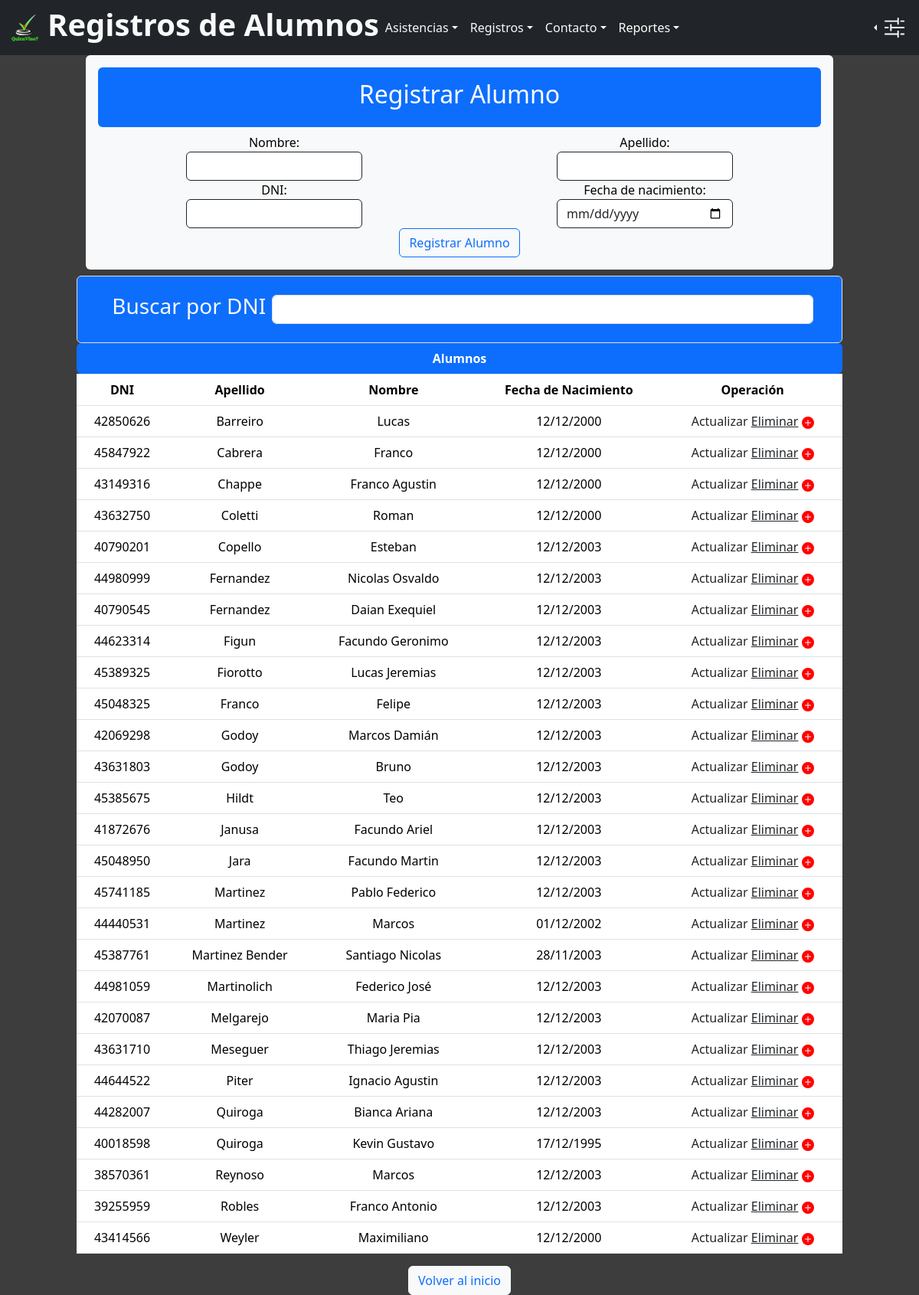
The page /ABM/Alumno/ABM_Alumno.php on the database its author committed.
### tables this page shows
CREATE TABLE IF NOT EXISTS `alumno` (
  `dni` bigint NOT NULL,
  `nombre` varchar(50) NOT NULL,
  `apellido` varchar(50) NOT NULL,
  `fecha_nacimiento` date NOT NULL,
  PRIMARY KEY (`dni`) USING BTREE
);

### BD/conn.php (called while the page is built, shortened)
<?php
class Conexion
{
  private $host = "localhost";
  private $contrasena = "";
  private $bd = "sistemaasistencia";
  private $usuario = "root";
  private $conn;
  public  function __construct()
  {
    $this->conn = new mysqli($this->host, $this->usuario, $this->contrasena, $this->bd);
  }
  public function ejecutar($consulta)
  {
    return $this->conn->query($consulta);
  }
}
?>

### Clases/Alumno.php (called while the page is built, shortened)
<?php
class Alumno extends Persona
{
  public static function listarAlumnos()
  {
    $listarAlumnos = ("SELECT * FROM alumno ORDER BY apellido ASC");
    return $listarAlumnos;
  }
  public static function verificarIngresoAsistencia($consultarDni, $trimmedDate)
  {
    $consultarAsistencia = ("SELECT * FROM alumno as al inner join asistencia as ac on al.dni=ac.dni WHERE ac.dni='$consultarDni' AND fecha_asistencia like '$trimmedDate%'");
    $conectarDB = new Conexion();
    $conectarDB->connect();
    $ejecutar = $conectarDB->ejecutar($consultarAsistencia);
    $fetchRow = $ejecutar->fetch_all();
    if ($fetchRow == NULL) {
      return False;
    } else {
      return True;
    }
  }
}
?>

### ABM/Alumno/ABM_Alumno.php (the view, shortened to what this page needs)
<?php
include("../../../QuienVino/BD/conn.php");
include("../../../QuienVino/Clases/Alumno.php");
?>
<!DOCTYPE html>
<html lang="en">
<head>
  <link rel="stylesheet" href="../../../QuienVino/Resources/css/bootstrap.min.css" />
  <link rel="stylesheet" href="../../../QuienVino/styleIndex.css">
  <link rel="stylesheet" href="../../Resources/css/sweetalert2.min.css">
</head>
<body>
  <nav class="navbar navbar-expand-sm bg-dark navbar-dark">
    <div class="container-fluid">
      <a href="../../../QuienVino/index.php">
        <div class="redondo">
          <img src="../../../QuienVino/Multimedia/logo2.png" class="logo">
        </div>
      </a>
      <div class="d-flex justify-content-end">
        <h1 class="text-light"><b>Registros de Alumnos</b></h1>
      </div>
      <div class="collapse navbar-collapse" id="collapsibleNavbar">
        <ul class="navbar-nav">
          <li class="nav-item dropdown">
            <a class="nav-link dropdown-toggle text-light" href="#" role="button"
              data-bs-toggle="dropdown">Asistencias</a>
          </li>
          <li class="nav-item dropdown text-light">
            <a class="nav-link dropdown-toggle text-light" href="#" role="button"
              data-bs-toggle="dropdown">Registros</a>
          </li>
          <li class="nav-item dropdown ">
            <a class="nav-link dropdown-toggle text-light" href="#" role="button" data-bs-toggle="dropdown">Contacto</a>
          </li>
          <li class="nav-item dropdown">
            <a class="nav-link dropdown-toggle" href="#" role="button" data-bs-toggle="dropdown">Reportes</a>
          </li>
        </ul>
      </div>
      <div class="nav-item dropstart">
        <a class="nav-link dropdown-toggle text-light" href="#" role="button" data-bs-toggle="dropdown"
          aria-expanded="false">
          <img src="../../../QuienVino/Multimedia/sliders2.svg" alt="" class="img-fluid config"
            style="margin-right: 5px;">
        </a>
      </div>
    </div>
  </nav>
  <div class="container col-10">
    <form class="form text-center p-3 mb-2 bg-light text-black col-12 rounded" action="Alta.php" method="POST">
      <div id="textContainer" class="d-flex justify-content-center p-3 mb-2 bg-primary text-white rounded">
        <h2 class="container__title">Registrar Alumno</h2>
      </div>
      <div class="row">
        <div class="col">
          <label for="nombre" class="container__label">Nombre:</label>
          <div class="d-flex justify-content-center"><input type="text"
              class="container__input form-control w-50 border border-dark" name="nombre" id="nombre"></div>
        </div>
        <div class="col"><label for="apellido" class="container__label">Apellido:</label>
          <div class="d-flex justify-content-center "><input type="text"
              class="container__input form-control w-50 border border-dark" name="apellido" id="apellido"></div>
        </div>
      </div>
      <div class="row">
        <div class="col">
          <label for="identificacion" class="container__label">DNI:</label>
          <div class="d-flex justify-content-center"><input type="number"
              class="container__input form-control w-50 border border-dark" name="dni" id="identificacion"></div>
        </div>
        <div class="col">
          <label for="fechado" class="container__label">Fecha de nacimiento:</label>
          <div class="d-flex justify-content-center"><input type="date"
              class="container__input form-control w-50 border border-dark" name="fechaNacimiento" id="fechado"></div>
        </div>
      </div>
      <div class="col-12 text-center">
        <input type="submit" value="Registrar Alumno" class="btn btn-outline-primary">
      </div>
    </form>
  </div>
  <div class="d-flex justify-content-center">
    <div class="col-10 text-center">
      <div class="w-100 position-relative start-0 bg-primary text-light rounded border text-center form-control">
        <div class="d-flex align-items-center justify-content-center p-3 w-100">
          <label for="dni" class="text-left round pr-5">
            <h3 class="text-light mx-2">Buscar por DNI</h3>
          </label>
          <input type="number" name="dni" id="dni" class="form-control w-75 " onkeyup="buscarFetch(this.value)"
            autofocus>
        </div>
      </div>
      <table class="table table-hover" id="vaciar">
        <thead>
          <tr>
            <th colspan="5" class="bg-primary text-white rounded">Alumnos</th>
          </tr>
          <tr>
            <th scope="col">DNI</th>
            <th scope="col">Apellido</th>
            <th scope="col">Nombre</th>
            <th scope="col">Fecha de Nacimiento</th>
            <th scope="col">Operación</th>
          </tr>
        </thead>
        <tbody>
          <?php
          $BD = new Conexion();
          $query = Alumno::listarAlumnos();
          $ejecutar = $BD->ejecutar($query);
          $listado = $ejecutar;
          $obj = $listado->fetch_all();
          if ($obj <> NULL) {
            foreach ($listado as $row) { ?>
              <tr>
                <td>
                  <?php print($row["dni"]); ?>
                </td>
                <td>
                  <?php print($row["apellido"]); ?>
                </td>
                <td>
                  <?php print($row["nombre"]); ?>
                </td>
                <td>
                  <?php
                  $originalDate = $row["fecha_nacimiento"];
                  $newDate = date("d/m/Y", strtotime($originalDate));
                  echo ($newDate);
                  ?>
                </td>
                <td><a href="../../ABM/Alumno/Modificacion.php?dni=<?php echo ($row['dni']) ?>"
                    class="link-dark table__item__modify">Actualizar</a>
                  <a onclick="alumno_eliminar(<?php echo ($row['dni']) ?>)" class="link-dark table__item__link">Eliminar</a>
                  <?php
                  $trimmedDate = date("Y-m-d");
                  $date = date("Y-m-d H:i:s");
                  $verificarFechaAsistencia = Alumno::verificarIngresoAsistencia($row['dni'], $trimmedDate);
                  if ($verificarFechaAsistencia == True) {
                    ?>
                    <img src="../../../QuienVino/Multimedia/check-all.svg" alt="">
                    <?php
                  } else {
                    ?>
                    <a href="../../ABM/Alumno/asistirAlumno.php?dni=<?php echo ($row['dni']) ?>&date=<?php print($date) ?>"
                      class="link-dark table__item__asist"><img src="../../../QuienVino/Multimedia/plus-circle-fill.svg"
                        alt="">
                      <?php
                  }
                  ?>
                </td>
              </tr>
              <?php
            }
          }
          ?>
      </tbody>
      </table>
    </div>
  </div>
  <div class="d-flex justify-content-center">
    <a href="../../../QuienVino/index.php"><button type="button" class="btn btn-light text-primary">Volver al
        inicio</button></a>
  </div>
</body>
</html>

### styleIndex.css (style rules this page uses)
th, td { padding-top: 10px; padding-bottom: 20px; padding-left: 30px; padding-right: 40px; }
.redondo { width: 45px; height: 45px; margin-right: 5px; }
.logo { height: 35px; width: 35px; margin-top: 5px; margin-left: 3px; }
a:link, a:visited, a:active { text-decoration: none; color: white; }
b { text-decoration: none; }
body { background-color: rgb(61, 61, 61); }
html,body { overflow-x: hidden; }
.config { width: 30px; height: 30px; }
.config { filter: invert(100%) url(#color-filter); }

### rows shown on the page
alumno: dni "42850626", apellido "Barreiro", nombre "Lucas", fecha_nacimiento "12/12/2000"
alumno: dni "45847922", apellido "Cabrera", nombre "Franco", fecha_nacimiento "12/12/2000"
alumno: dni "43149316", apellido "Chappe", nombre "Franco Agustin", fecha_nacimiento "12/12/2000"
alumno: dni "43632750", apellido "Coletti", nombre "Roman", fecha_nacimiento "12/12/2000"
alumno: dni "40790201", apellido "Copello", nombre "Esteban", fecha_nacimiento "12/12/2003"
alumno: dni "44980999", apellido "Fernandez", nombre "Nicolas Osvaldo", fecha_nacimiento "12/12/2003"
alumno: dni "40790545", apellido "Fernandez", nombre "Daian Exequiel", fecha_nacimiento "12/12/2003"
alumno: dni "44623314", apellido "Figun", nombre "Facundo Geronimo", fecha_nacimiento "12/12/2003"
alumno: dni "45389325", apellido "Fiorotto", nombre "Lucas Jeremias", fecha_nacimiento "12/12/2003"
alumno: dni "45048325", apellido "Franco", nombre "Felipe", fecha_nacimiento "12/12/2003"
alumno: dni "42069298", apellido "Godoy", nombre "Marcos Damián", fecha_nacimiento "12/12/2003"
alumno: dni "43631803", apellido "Godoy", nombre "Bruno", fecha_nacimiento "12/12/2003"
alumno: dni "45385675", apellido "Hildt", nombre "Teo", fecha_nacimiento "12/12/2003"
alumno: dni "41872676", apellido "Janusa", nombre "Facundo Ariel", fecha_nacimiento "12/12/2003"
alumno: dni "45048950", apellido "Jara", nombre "Facundo Martin", fecha_nacimiento "12/12/2003"
alumno: dni "45741185", apellido "Martinez", nombre "Pablo Federico", fecha_nacimiento "12/12/2003"
alumno: dni "44440531", apellido "Martinez", nombre "Marcos", fecha_nacimiento "01/12/2002"
alumno: dni "45387761", apellido "Martinez Bender", nombre "Santiago Nicolas", fecha_nacimiento "28/11/2003"
alumno: dni "44981059", apellido "Martinolich", nombre "Federico José", fecha_nacimiento "12/12/2003"
alumno: dni "42070087", apellido "Melgarejo", nombre "Maria Pia", fecha_nacimiento "12/12/2003"
alumno: dni "43631710", apellido "Meseguer", nombre "Thiago Jeremias", fecha_nacimiento "12/12/2003"
alumno: dni "44644522", apellido "Piter", nombre "Ignacio Agustin", fecha_nacimiento "12/12/2003"
alumno: dni "44282007", apellido "Quiroga", nombre "Bianca Ariana", fecha_nacimiento "12/12/2003"
alumno: dni "40018598", apellido "Quiroga", nombre "Kevin Gustavo", fecha_nacimiento "17/12/1995"
alumno: dni "38570361", apellido "Reynoso", nombre "Marcos", fecha_nacimiento "12/12/2003"
alumno: dni "39255959", apellido "Robles", nombre "Franco Antonio", fecha_nacimiento "12/12/2003"
alumno: dni "43414566", apellido "Weyler", nombre "Maximiliano", fecha_nacimiento "12/12/2000"
